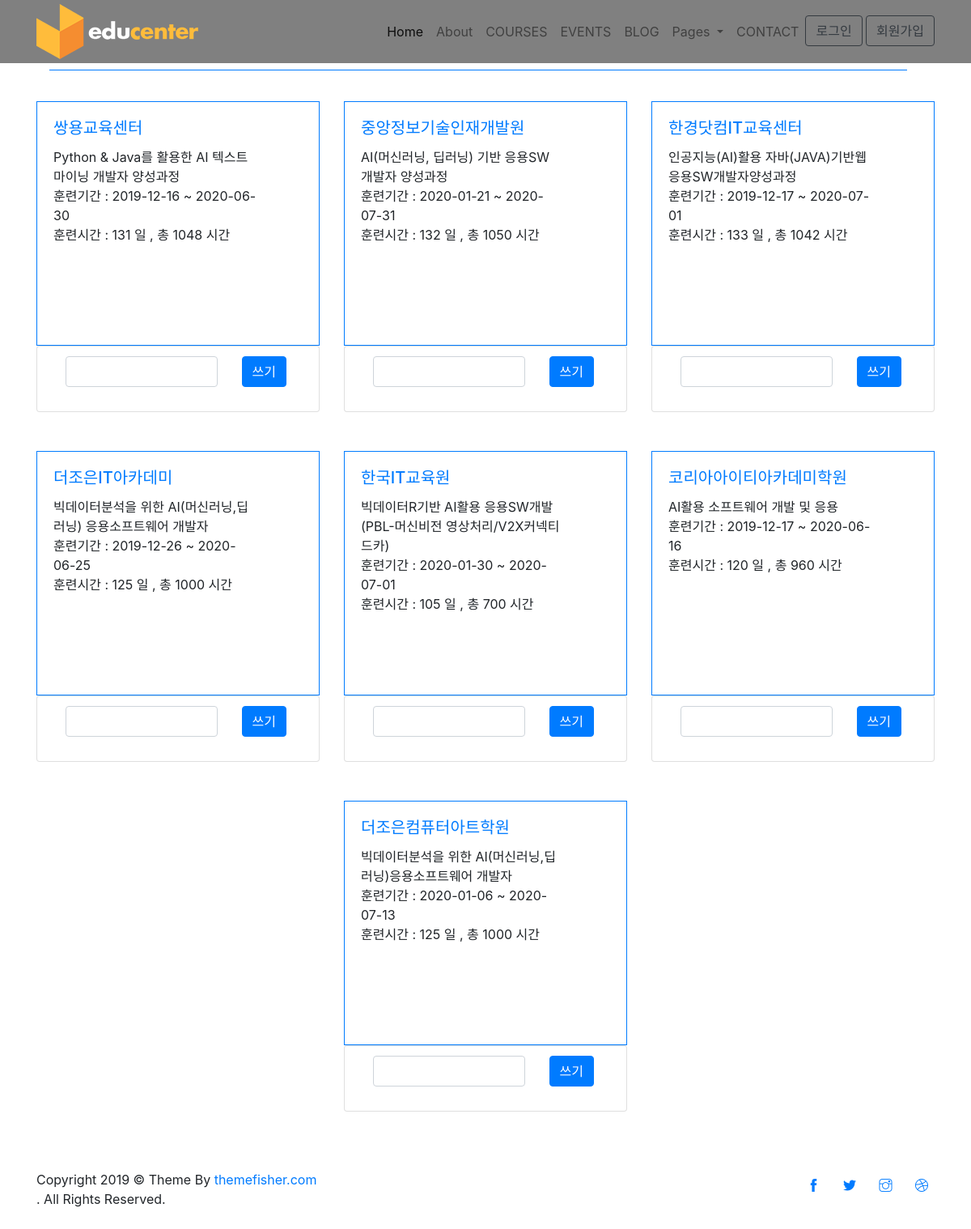
Page /window/show/Ai/ on the committed database.
### itess/models.py (models this page shows)
class Information(models.Model):
    title = models.CharField(max_length=300)
    academy = models.CharField(max_length=300)
    info = models.CharField(max_length=300)
    link = models.CharField(max_length=300)
    academy_title = models.CharField(max_length=300)
    academy_num= models.CharField(max_length=300)
    training_date = models.CharField(max_length= 300)
    pay = models.CharField(max_length= 300)
    training_wage = models.CharField(max_length= 300)
    people = models.CharField(max_length= 300)
    training_time = models.CharField(max_length= 300)
    code = models.CharField(max_length=100)
    topic = models.ForeignKey(Topic, on_delete=models.CASCADE, related_name='courses')

### window/views.py (the view)
# urls.py: path('show/<str:topic_title>/', window_views.show, name='show'),
def show(request, topic_title):
    if( topic_title == "자바" ):
        return render(request, 'window/java.html', context)
    if( topic_title == "클라우드" ):
        return render(request, 'window/cloud.html', context)
    if( topic_title == "빅데이터" ):
        return render(request, 'window/bigdata.html', context)
    if( topic_title == "파이썬" ):
        return render(request, 'window/python.html', context)
    if( topic_title == "Iot" ):
        return render(request, 'window/IOT.html', context)
    if( topic_title == "Ai" ):
        return render(request, 'window/AI.html', context)
    if( topic_title == "C언어" ):
        return render(request, 'window/c.html', context)
    if( topic_title == "Vr" ):
        return render(request, 'window/vr.html', context)

### window/templates/window/AI.html (shortened to what this page needs)
<!DOCTYPE html>
<html lang="zxx">
{% load static %}
<head>
  <link rel="stylesheet" href="{% static 'plugins/bootstrap/bootstrap.min.css' %}">
  <link rel="stylesheet" href="{% static 'plugins/slick/slick.css' %}">
  <link rel="stylesheet" href="{% static 'plugins/themify-icons/themify-icons.css'%}">
  <link rel="stylesheet" href="{% static 'plugins/animate/animate.css'%}">
  <link rel="stylesheet" href="{% static 'plugins/venobox/venobox.css'%}">
    <link rel="stylesheet" href="https://stackpath.bootstrapcdn.com/bootstrap/4.4.1/css/bootstrap.min.css">
</head>
<body>
  <header class="fixed-top header">
    <div class="navigation w-100" >
      <div class="container">
        <nav class="navbar navbar-expand-lg navbar-light p-0">
          <a class="navbar-brand" href="index.html"><img src="{% static 'images/logo.png' %}" alt="logo"></a>
          <div class="collapse navbar-collapse" id="navigation">
            <ul class="navbar-nav ml-auto text-center">
              <li class="nav-item active">
                <a class="nav-link" href="{% url 'window:menu'%}">Home</a>
              </li>
              <li class="nav-item @@about">
                <a class="nav-link" href="{% url 'window:about'%}">About</a>
              </li>
              <li class="nav-item @@courses">
                <a class="nav-link" href="courses.html">COURSES</a>
              </li>
              <li class="nav-item @@events">
                <a class="nav-link" href="events.html">EVENTS</a>
              </li>
              <li class="nav-item @@blog">
                <a class="nav-link" href="blog.html">BLOG</a>
              </li>
              <li class="nav-item dropdown view">
                <a class="nav-link dropdown-toggle" href="#" id="navbarDropdown" role="button" data-toggle="dropdown"
                  aria-haspopup="true" aria-expanded="false">
                  Pages
                </a>
              </li>
              <li class="nav-item @@contact">
                <a class="nav-link" href="contact.html">CONTACT</a>
              </li>
                <li>
                   {% if user.is_authenticated %}
                    <a class="btn btn-outline-primary" href="{% url 'accounts:logout' %}">{{user.username}}</a>
                    {% else %}
                    <a class="btn btn-outline-dark" href="{% url 'accounts:login' %}">로그인 </a>
                    <a class="btn btn-outline-dark" href="{% url 'accounts:signup' %}">회원가입</a>
                    {% endif %}
                </li>
            </ul>
          </div>
        </nav>
      </div>
    </div>
  </header>
  <br>
  <br>
  <section class="section-sm">
    <div class="container">
      <div class="row">
        <div class="col-12">
          <div class="d-flex align-items-center section-title justify-content-between">
            <div class="border-top w-100 border-primary d-none d-sm-block"></div>
            <div>
              <a href="courses.html" class="btn btn-sm btn-primary-outline ml-sm-3 d-none d-sm-block"></a>
            </div>
          </div>
        </div>
      </div>
      <div class="row justify-content-center">
      {% for topic in Ai %}
      {% for info in topic.courses.all %}
      <div class="col-lg-4 col-sm-6 mb-5 item">
          <div class="card p-0 border-primary rounded-0 hover-shadow">
            <div class="card-body" >
              <a href = "{{info.link}}" target="_blank">
              <h5 class="card-title text-primary">{{ info.academy_title }}
              </a></h5>
                <ul class="list-inline mb-2">
                  <li class="list-inline-item">{{ info.title }}</li>
                  <li class="list-inline-item">{{ info.training_date }}</li>
                  <li class="list-inline-item">{{ info.training_time }}</li>
                </ul>
            </div>
          </div>
          <div class="card col-12">
            <div class="card-comment">
              <ul class="list-group list-group-flush">
                <li class="list-group-item">
                    <form action= "{% url 'window:comment' topic.name %}" class="commentForm" >
                      <div class="row">
                        <div class="col-9">
                          <input type="text" class="form-control commentInput">
                        </div>
                        <div class="col-3 text-center">
                          <input type="submit" class="btn btn-primary" value="쓰기">
                        </div>
                      </div>
                    </form>
                </li>
              </ul>
            </div>
          </div>
        </div>
      {% endfor %}
      {% endfor %}
      <div class="row">
        <div class="col-12 text-center">
        </div>
      </div>
    </div>
  </section>
  <footer>
    <div class="copyright py-4 bg-footer">
      <div class="container">
        <div class="row">
          <div class="col-sm-7 text-sm-left text-center">
            <p class="mb-0">Copyright
              © Theme By <a href="https://themefisher.com">themefisher.com</a></p> . All Rights Reserved.
          </div>
          <div class="col-sm-5 text-sm-right text-center">
            <ul class="list-inline">
              <li class="list-inline-item"><a class="d-inline-block p-2" href="https://www.facebook.com/themefisher"><i
                    class="ti-facebook text-primary"></i></a></li>
              <li class="list-inline-item"><a class="d-inline-block p-2" href="https://www.twitter.com/themefisher"><i
                    class="ti-twitter-alt text-primary"></i></a></li>
              <li class="list-inline-item"><a class="d-inline-block p-2" href="#"><i
                    class="ti-instagram text-primary"></i></a></li>
              <li class="list-inline-item"><a class="d-inline-block p-2" href="https://dribbble.com/themefisher"><i
                    class="ti-dribbble text-primary"></i></a></li>
            </ul>
          </div>
        </div>
      </div>
    </div>
  </footer>
</body>
</html>

### window/templates/window/AI.html (style rules this page uses)
.navigation { background-color: gray; }
.card-body { width: 300px; height: 300px; }
.card-comment { width: 300px; height: 80px; }

### rows in the picture
Information: academy_title "쌍용교육센터", title "Python & Java를 활용한 AI 텍스트 마이닝 개발자 양성과정", training_date "훈련기간 : 2019-12-16 ~ 2020-06-30", training_time "훈련시간 : 131 일 , 총 1048 시간"
Information: academy_title "중앙정보기술인재개발원", title "AI(머신러닝, 딥러닝) 기반 응용SW 개발자 양성과정", training_date "훈련기간 : 2020-01-21 ~ 2020-07-31", training_time "훈련시간 : 132 일 , 총 1050 시간"
Information: academy_title "한경닷컴IT교육센터", title "인공지능(AI)활용 자바(JAVA)기반웹응용SW개발자양성과정", training_date "훈련기간 : 2019-12-17 ~ 2020-07-01", training_time "훈련시간 : 133 일 , 총 1042 시간"
Information: academy_title "더조은IT아카데미", title "빅데이터분석을 위한 AI(머신러닝,딥러닝) 응용소프트웨어 개발자", training_date "훈련기간 : 2019-12-26 ~ 2020-06-25", training_time "훈련시간 : 125 일 , 총 1000 시간"
Information: academy_title "한국IT교육원", title "빅데이터R기반 AI활용 응용SW개발(PBL-머신비전 영상처리/V2X커넥티드카)", training_date "훈련기간 : 2020-01-30 ~ 2020-07-01", training_time "훈련시간 : 105 일 , 총 700 시간"
Information: academy_title "코리아아이티아카데미학원", title "AI활용 소프트웨어 개발 및 응용", training_date "훈련기간 : 2019-12-17 ~ 2020-06-16", training_time "훈련시간 : 120 일 , 총 960 시간"
Information: academy_title "더조은컴퓨터아트학원", title "빅데이터분석을 위한 AI(머신러닝,딥러닝)응용소프트웨어 개발자", training_date "훈련기간 : 2020-01-06 ~ 2020-07-13", training_time "훈련시간 : 125 일 , 총 1000 시간"
